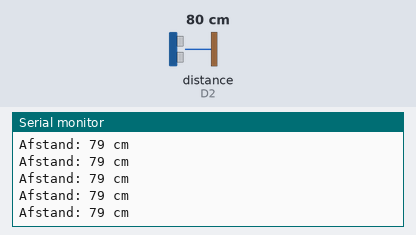
Recording of a sketch running on a simulated ESP8266 (NodeMCU). On the bench: the last lines printed to the serial monitor. Wiring (inferred from the names in the program): ultrasonic range finder: trigger D1; echo D2. The test bench sets the inputs (shaded band); at power-on: distance to the obstacle (sensor on D2) 80 cm. The echo pulse lasts 58.3 µs per cm; WiFi joins after 1.5 s; servers stay silent unless stated.

Above: at 2.7 s.
2.8 s: distance to the obstacle (sensor on D2) set to 50 cm
At 3.1 s:
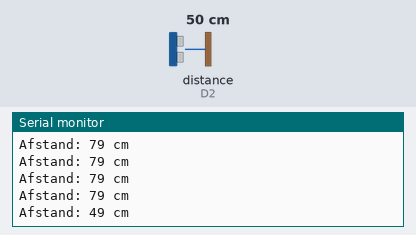
4.3 s: distance to the obstacle (sensor on D2) set to 41 cm
At 4.52 s:
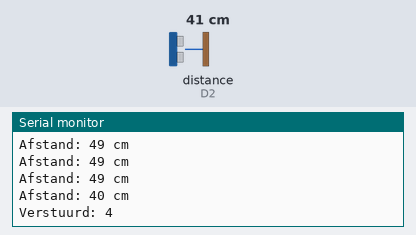
Timing chart, 0 to 7.3 s (numbered marks = the images above; inputs shaded):
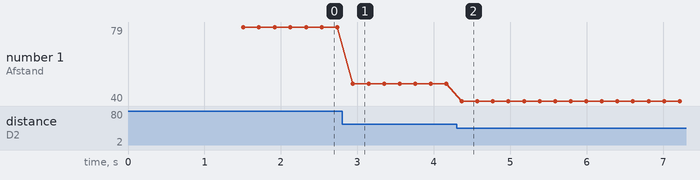

The sketch:

WiFi_ESP_AfstandSensor.ino
```cpp
#include <ESP8266WiFi.h>
#include <WiFiUdp.h>

const char* ssid = "hutspot";
const char* password = "88888888";
const char* tdIP = "10.71.28.174";
const int tdPort = 7000;

WiFiUDP udp;

// HC-SR04 pinnen
const int trigPin = D1;  // TRIG aansluiten op D1
const int echoPin = D2;  // ECHO aansluiten op D2
                         // VCC naar 3.3V (of 5V), GND naar GND

void setup() {
  Serial.begin(115200);
  pinMode(trigPin, OUTPUT);
  pinMode(echoPin, INPUT);

  WiFi.begin(ssid, password);
  while (WiFi.status() != WL_CONNECTED) {
    delay(500);
    Serial.print(".");
  }
  Serial.println("WiFi verbonden: " + WiFi.localIP().toString());
}

long meetAfstand() {
  digitalWrite(trigPin, LOW);
  delayMicroseconds(2);
  digitalWrite(trigPin, HIGH);
  delayMicroseconds(10);
  digitalWrite(trigPin, LOW);

  long duration = pulseIn(echoPin, HIGH, 30000); // timeout 30ms
  long afstand = duration * 0.034 / 2;           // omrekenen naar cm
  return afstand;
}

void loop() {
  long afstand = meetAfstand();
  Serial.println("Afstand: " + String(afstand) + " cm");

  int waarde = 0;

  if (afstand >= 5 && afstand < 15) {
    waarde = 1;  // ~10cm
  } else if (afstand >= 15 && afstand < 25) {
    waarde = 2;  // ~20cm
  } else if (afstand >= 25 && afstand < 35) {
    waarde = 3;  // ~30cm
  } else if (afstand >= 35 && afstand < 45) {
    waarde = 4;  // ~40cm
  }

  if (waarde > 0) {
    String bericht = String(waarde) + "\n";
    udp.beginPacket(tdIP, tdPort);
    udp.write(bericht.c_str());
    udp.endPacket();
    Serial.println("Verstuurd: " + String(waarde));
  }

  delay(200);
}
```

Measured:
- the behaviour switches between 46 and 45 cm on distance to the obstacle (sensor on D2) (found by bisection; images 1 and 2)
- after the input at 2.8 s, the serial monitor: prints a new line after 0.14 s (image 1)
- after the input at 4.3 s, the serial monitor: prints a new line after 0.07 s (image 2)
- plotted number 1: 79 → 49 after the input at 2.8 s, 49 → 40 after the input at 4.3 s
